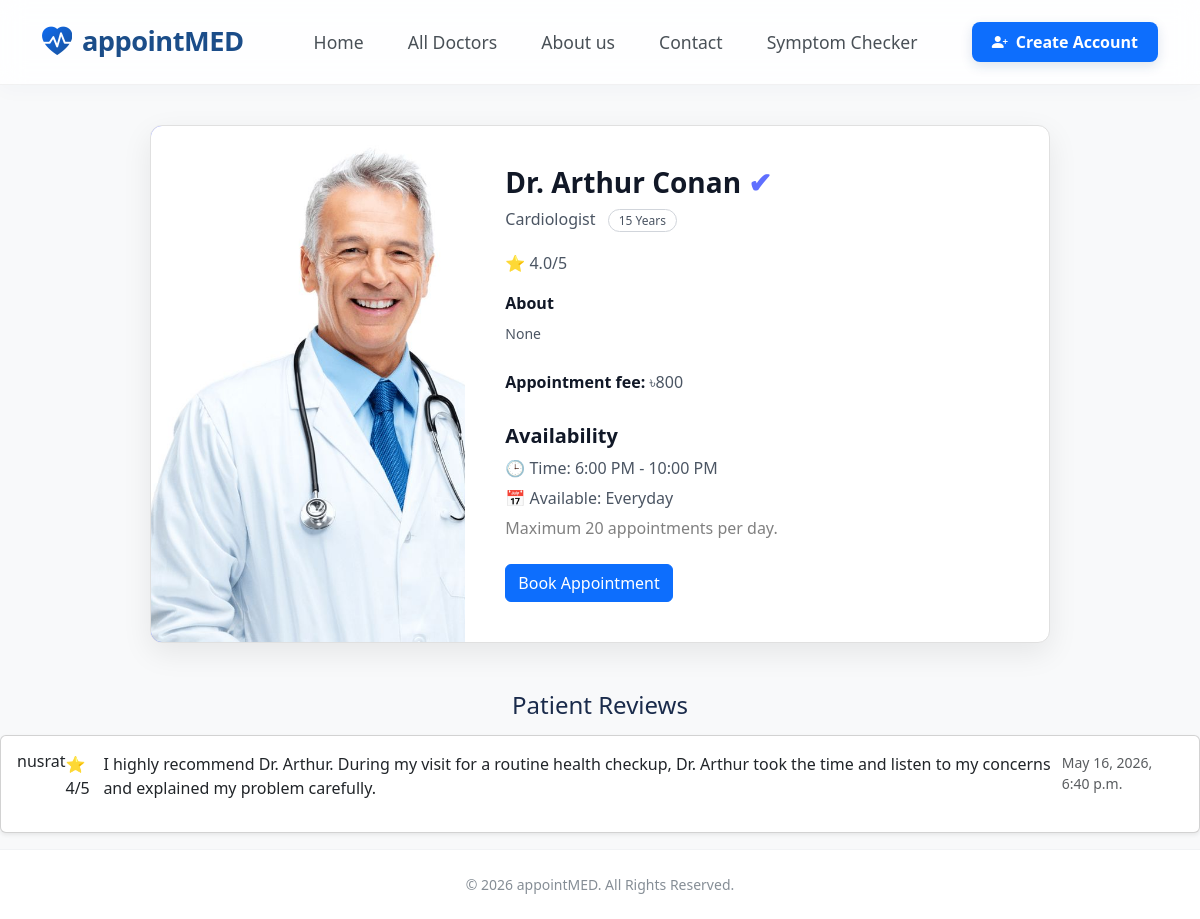
The page /doctors/1/ on the database its author committed.
### accounts/models.py (models this page shows, shortened)
class DoctorProfile(models.Model):
    user = models.OneToOneField(User, on_delete=models.CASCADE)
    name = models.CharField(max_length=100)
    speciality = models.CharField(max_length=100)
    experience = models.IntegerField()
    address = models.TextField()
    fees = models.IntegerField()
    about = models.TextField()
    is_available = models.BooleanField(default=True)
    image = models.ImageField(upload_to='doctors/', blank=True)
    @property
    def average_rating(self):
        avg = self.reviews.aggregate(
            Avg('rating')
        )['rating__avg']
        if avg:
            return round(avg, 1)
        return 0

class PatientProfile(models.Model):
    user = models.OneToOneField(User, on_delete=models.CASCADE)
    full_name = models.CharField(max_length=100)
    gender = models.CharField(
        max_length=10,
        choices=[
            ('MALE', 'Male'),
            ('FEMALE', 'Female'),
            ('OTHER', 'Other'),
        ]
    )
    date_of_birth = models.DateField(null=True, blank=True)
    phone = models.CharField(max_length=15, blank=True, null=True)
    address = models.TextField(blank=True, null=True)
    image = models.ImageField(upload_to='patients/', blank=True)

class User(AbstractUser):
    ROLE_CHOICES = (
        ('PATIENT', 'Patient'),
        ('DOCTOR', 'Doctor'),
    )
    email = models.EmailField(unique=True)
    role = models.CharField(max_length=10, choices=ROLE_CHOICES)
    USERNAME_FIELD = 'email'
    REQUIRED_FIELDS = ['username']

### reviews/models.py (models this page shows, shortened)
class Review(models.Model):
    RATING_CHOICES = [
        (1, '1 Star'),
        (2, '2 Stars'),
        (3, '3 Stars'),
        (4, '4 Stars'),
        (5, '5 Stars'),
    ]
    patient = models.ForeignKey(
        PatientProfile,
        on_delete=models.CASCADE
    )
    doctor = models.ForeignKey(
        DoctorProfile,
        on_delete=models.CASCADE,
        related_name='reviews'
    )
    appointment = models.OneToOneField(
        Appointment,
        on_delete=models.CASCADE
    )
    rating = models.IntegerField(choices=RATING_CHOICES)
    review_text = models.TextField()
    created_at = models.DateTimeField(auto_now_add=True)

### doctors/views.py (the view)
# urls.py: path('<int:pk>/', views.doctor_detail, name='doctor_detail'),
def doctor_detail(request, pk):
    doctor = get_object_or_404(DoctorProfile, pk=pk)
    return render(request, "doctor_detail.html", context={'doctor':doctor})

### templates/doctor_detail.html (shortened to what this page needs)
{% extends "base.html" %}
{% block content %}
<div class="profile-container">
    <div class="image-box">
        {% if doctor.image %}
            <img src="{{ doctor.image.url }}" alt="{{ doctor.name }}">
        {% else %}
            <img src="https://via.placeholder.com/400x500" alt="Doctor">
        {% endif %}
    </div>
    <div class="content-box">
        <h1 class="doctor-name">
            Dr. {{ doctor.name }}
            <span style="color:#5f6fff;">✔</span>
        </h1>
        <p class="credentials">
            {{ doctor.speciality }}
            <span class="experience-tag">{{ doctor.experience }} Years</span>
        </p>
        <p>⭐ {{ doctor.average_rating }}/5</p>
        <div class="about-title">About</div>
        <p class="about-text">
            {{ doctor.about }}
        </p>
        <p class="fee">
            Appointment fee: <span>৳{{ doctor.fees }}</span>
        </p>
        <div class="mb-4">
    <h5 style="color:#111827; font-weight:600;">
        Availability
    </h5>
    <p style="margin-bottom:6px;">
        🕒 Time: 6:00 PM - 10:00 PM
    </p>
    <p style="margin-bottom:6px;">
        📅 Available: Everyday
    </p>
    <p style="color:gray;">
        Maximum 20 appointments per day.
    </p>
</div>
        <form method="POST" action="{% url 'book_appointment' doctor.id %}">
    <button type="submit" class="btn btn-primary">
        Book Appointment
    </button>
</form>
    </div>
</div>
<div>
        <h4 class="mt-5 mb-3 text-center">Patient Reviews</h4>
{% for review in doctor.reviews.all %}
<div class="card mb-3 shadow-sm d-flex justify-content-center">
    <div class="card-body d-flex justify-content-center">
        <h6>
            {{ review.patient.user.username }}
        </h6>
        <p>
            ⭐ {{ review.rating }}/5
        </p>
        <p>
            {{ review.review_text }}
        </p>
        <small class="text-muted">
            {{ review.created_at }}
        </small>
    </div>
</div>
{% empty %}
<p>No reviews yet.</p>
{% endfor %}
</div>
{% endblock %}

### static/css/style.css (style rules this page uses)
:root { --primary-blue: #1b4d89; --light-bg: #f0f5fa; --text-dark: #1a2b4b; }
body { font-family: 'Inter', sans-serif; color: var(--text-dark); overflow-x: hidden; }

### templates/base.html (style rules this page uses)
body { background-color: #ffffff; font-family: 'Inter', Arial, sans-serif; }

### templates/doctor_detail.html (style rules this page uses)
body { font-family: 'Segoe UI', Tahoma, Geneva, Verdana, sans-serif; background-color: #f8f9fa; }
.profile-container { display: flex; background: white; border-radius: 12px; overflow: hidden; max-width: 900px; width: 95%; margin: 40px auto; box-shadow: 0 10px 30px rgba(0, 0, 0, 0.08); border: 1px solid #e0e0e0; }
.image-box { width: 35%; background-color: #5f6fff; display: flex; justify-content: center; align-items: center; }
.image-box img { width: 100%; height: 100%; object-fit: cover; }
.content-box { padding: 40px; width: 65%; color: #4b5563; }
.doctor-name { font-size: 28px; font-weight: 600; color: #111827; margin-bottom: 8px; }
.credentials { font-size: 16px; margin-bottom: 20px; }
.experience-tag { border: 1px solid #d1d5db; padding: 2px 10px; border-radius: 20px; font-size: 12px; margin-left: 8px; }
.about-title { font-weight: 600; color: #111827; margin-bottom: 8px; }
.about-text { font-size: 14px; line-height: 1.6; margin-bottom: 24px; }
.fee { font-weight: 600; color: #111827; margin-bottom: 30px; }
.fee span { color: #4b5563; font-weight: normal; }

### rows shown on the page
DoctorProfile: image (picture), name "Arthur Conan", speciality "Cardiologist", experience "15", average_rating "4.0", about "None", fees "800"
Review: patient.user.username "nusrat", rating "4", review_text "I highly recommend Dr. Arthur. During my visit for a routine health checkup, Dr. Arthur took the time and listen to my concerns and explained my problem carefully.", created_at "May 16, 2026, 6:40 p.m."
